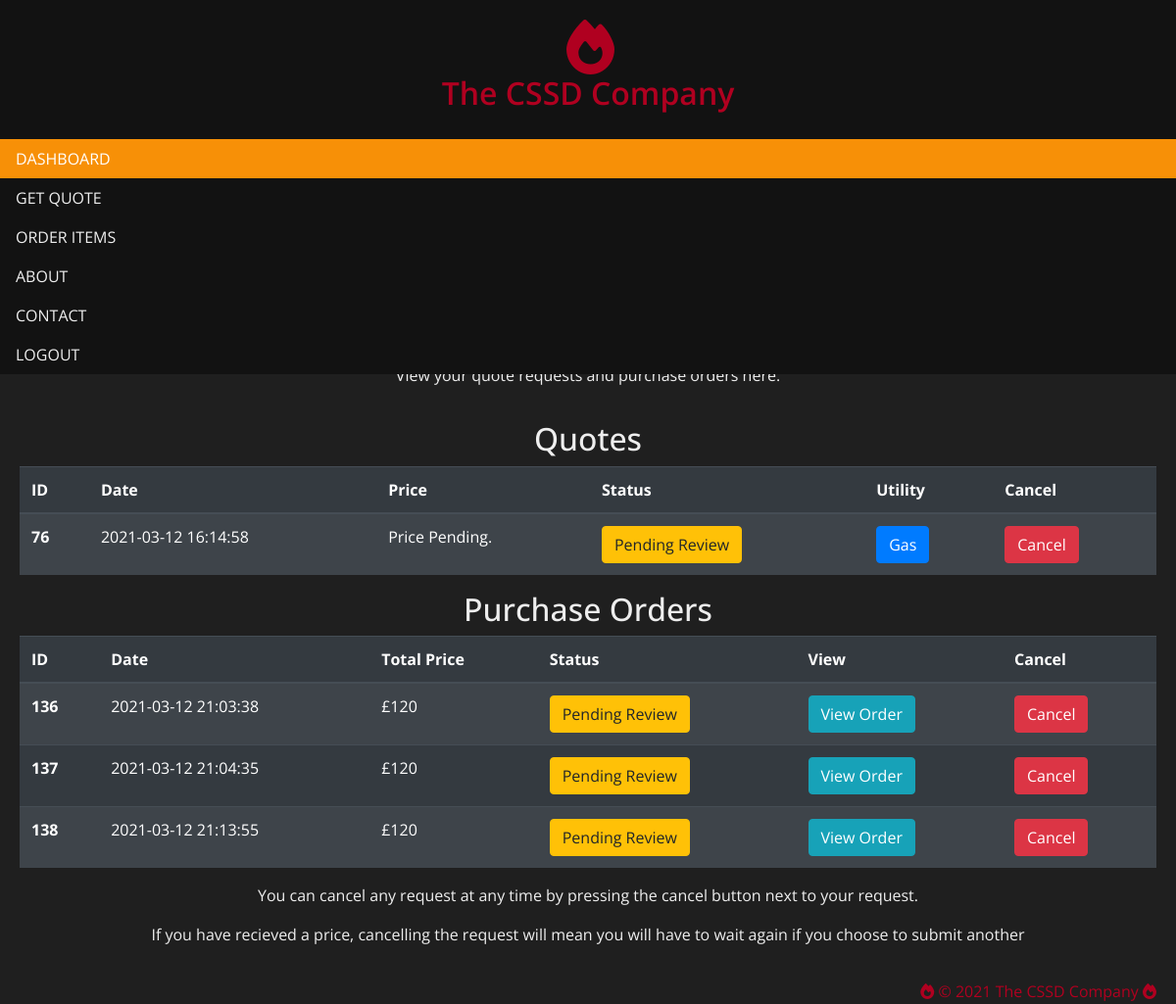
The page /dashboard (signed in) on the database as committed earlier.
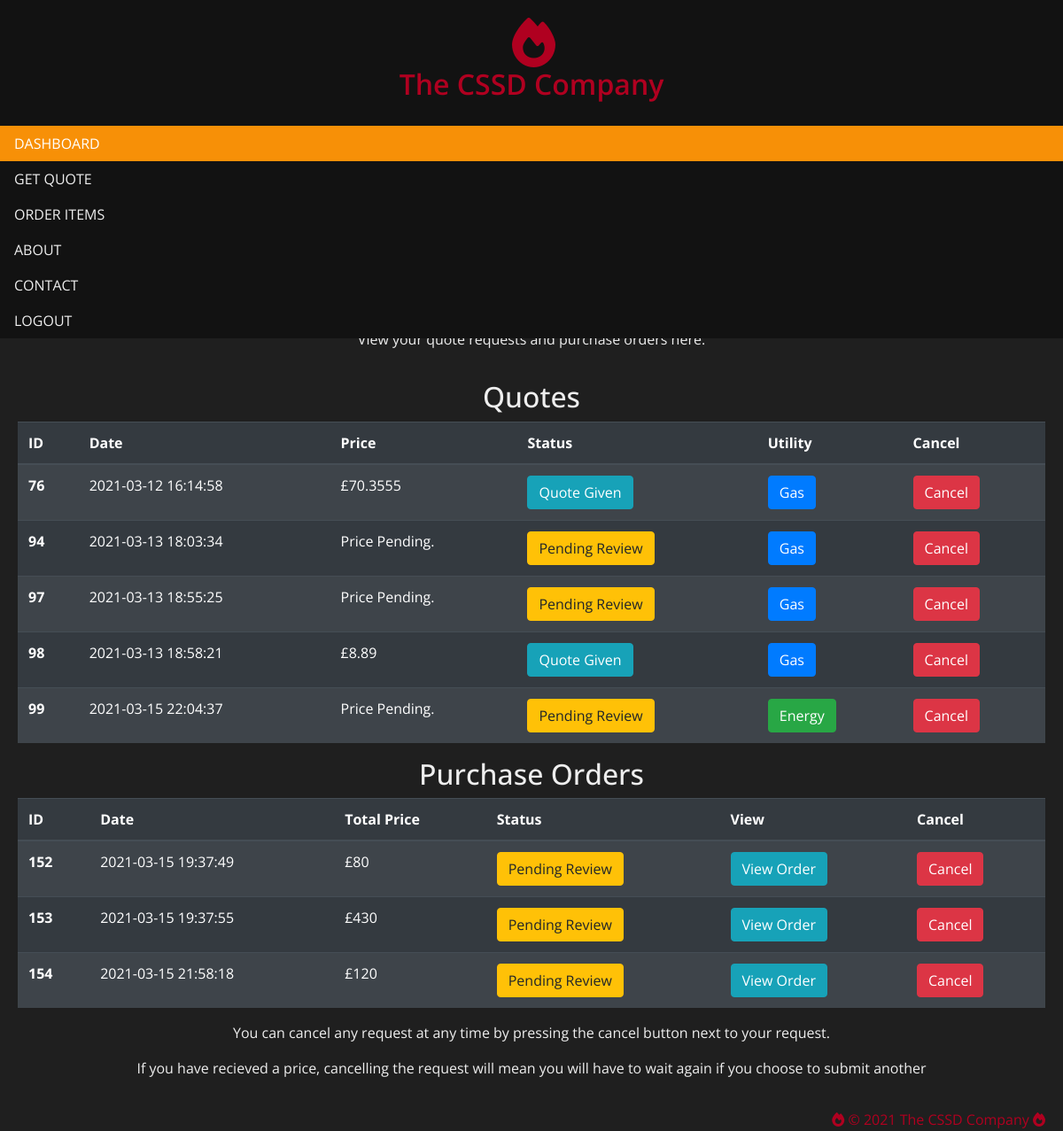
The same page on the database as committed later.
### tables this page shows
CREATE TABLE `quotes` (
  `id` int(11) NOT NULL,
  `userID` int(11) NOT NULL,
  `rooms` int(11) NOT NULL,
  `residents` int(11) NOT NULL,
  `location` text NOT NULL,
  `notes` text NOT NULL,
  `date` datetime NOT NULL DEFAULT current_timestamp(),
  `price` double NOT NULL,
  `status` int(1) NOT NULL,
  `complete` tinyint(1) NOT NULL DEFAULT 0,
  `utilityType` text NOT NULL
);

CREATE TABLE `orders` (
  `id` int(11) NOT NULL,
  `userID` int(11) NOT NULL,
  `date` datetime NOT NULL DEFAULT current_timestamp(),
  `address` text NOT NULL,
  `status` int(11) NOT NULL,
  `total` int(11) NOT NULL,
  `location` text NOT NULL
);

### dashboard.php (the view, shortened to what the changed rows need)
<?php
    require_once "static/connect.php";
?>
<html>
    <head>
        <link rel="stylesheet" href="https://stackpath.bootstrapcdn.com/bootstrap/4.4.1/css/bootstrap.min.css">
        <link rel="stylesheet" href="css/dashboard.css">
    </head>
    <body>
        <div class="navibar">
            <ul>
                <li class="branding"><i class="fas fa-fire login-logo"></i><h2>The CSSD Company</h2></li>
            </ul>
        </div>
        <div class="main">
            <h2>Customer Dashboard</h2>
            <h2>Quotes</h2>
            <table class="table table-dark table-striped">
                <thead>
                    <tr>
                        <th scope="col">ID</th>
                        <th scope="col">Date</th>
                        <th scope="col">Price</th>
                        <th scope="col">Status</th>
                        <th scope="col">Utility</th>
                        <th scope="col">Cancel</th>
                    </tr>
                </thead>
                <tbody>
                    <?php
                        $userID = $_SESSION["id"];
                        $sql = "SELECT id, date, price, status, utilityType FROM quotes WHERE userID='".$userID."' ORDER BY id ASC";
                        $result = mysqli_query($db, $sql);
                        while($row = $result->fetch_assoc()) {
                    ?>
                        <tr>
                            <th scope="row"><?php echo $row['id']; ?></th>
                            <td><?php echo $row['date']; ?></td>
                            <td><?php if($row['price'] == 0) { echo "Price Pending."; } else { echo "£" . $row['price']; } ?></td>
                            <td><?php if($row['status'] == 0) { ?>
                                    <button class="btn btn-warning">Pending Review</button>
                                <?php } else if($row['status'] == 1) { ?>
                                    <button class="btn btn-info">Quote Given</button>
                                <?php } else { ?>
                                    <button class="btn btn-success">Quote Accepted</button>
                                <?php } ?>
                            </td>
                            <td>
                            <?php if($row['utilityType'] == 'Gas') { ?>
                                    <button class="btn btn-primary"><?php echo $row['utilityType']?></button>
                                <?php }
                                else if($row['utilityType'] == 'Energy') { ?>
                                    <button class="btn btn-success"><?php echo $row['utilityType']?></button>
                                <?php } ?>
                            </td>
                            <form action="dashboard" method="post" class="form-group" style="width: 100%">
                                <td><button class="btn btn-danger">Cancel</button></td>
                            </form>
                        </tr>
                    <?php
                        }
                    ?>
                </tbody>
            </table>
            <h2>Purchase Orders</h2>
            <table class="table table-dark table-striped">
                <thead>
                    <tr>
                        <th scope="col">ID</th>
                        <th scope="col">Date</th>
                        <th scope="col">Total Price</th>
                        <th scope="col">Status</th>
                        <th scope="col">View</th>
                        <th scope="col">Cancel</th>
                    </tr>
                </thead>
                <tbody>
                    <?php
                        $userID = $_SESSION["id"];
                        $sql = "SELECT id, date, total, status  FROM orders WHERE userID='".$userID."' ORDER BY id ASC";
                        $result = mysqli_query($db, $sql);
                        while($row = $result->fetch_assoc()) {
                    ?>
                    <tr>
                        <th scope="row"><?php echo $row['id']; ?></th>
                        <td><?php echo $row['date']; ?></td>
                        <td>£<?php echo $row['total']; ?></td>
                        <td><?php if($row['status'] == 0) { ?>
                                    <button class="btn btn-warning">Pending Review</button>
                                <?php } else if($row['status'] == 1) { ?>
                                    <button class="btn btn-info">Order Accepted</button>
                                <?php }?>
                        </td>
                        <form action="customerOrder" method="post" class="form-group" style="width: 100%">
                                <td><button class="btn btn-info">View Order</button></td>
                        </form>
                        <?php if($row['status'] == 0){ echo '<form action="dashboard" method="post" class="form-group" style="width: 100%">
                                <input type="hidden" id="orderID" name="orderID" value="' . $row['id'] . '">
                                <td><button class="btn btn-danger">Cancel</button></td>
                        </form>'
                        ;} else if($row['status'] == 1){
                            echo '<td><button class="btn btn-success">Completed</button></td>';
                        }?>
                    </tr>
                    <?php
                        }
                    ?>
                </tbody>
            </table>
        </div>
    </body>
</html>

Rows that differ between the two databases and show on the page:
removed orders: id "136", date "2021-03-12 21:03:38", total "120", status "Pending Review"
removed orders: id "137", date "2021-03-12 21:04:35", total "120", status "Pending Review"
removed orders: id "138", date "2021-03-12 21:13:55", total "120", status "Pending Review"
changed quotes id 76: price (not shown) → "70.3555"; price "Price Pending." → "£"; status "Pending Review" → "Quote Given"
added quotes: id "94", date "2021-03-13 18:03:34", price "Price Pending.", status "Pending Review", utilityType "Gas"
added quotes: id "97", date "2021-03-13 18:55:25", price "Price Pending.", status "Pending Review", utilityType "Gas"
added quotes: id "98", date "2021-03-13 18:58:21", price "8.89", status "Quote Given", utilityType "Gas"
added quotes: id "99", date "2021-03-15 22:04:37", price "Price Pending.", status "Pending Review", utilityType "Energy"
added orders: id "152", date "2021-03-15 19:37:49", total "80", status "Pending Review"
added orders: id "153", date "2021-03-15 19:37:55", total "430", status "Pending Review"
added orders: id "154", date "2021-03-15 21:58:18", total "120", status "Pending Review"
